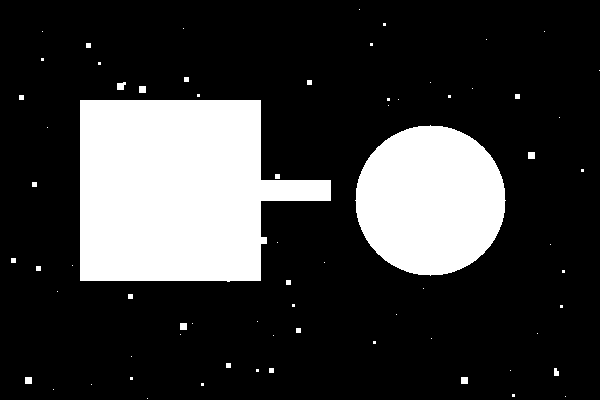
#> input picture Digital_Image_Processing/week13/img/test.png, 600 x 400 px
$ python assignment.py
#> lines starting #> are read from the running program, lines starting #| are printed output that depends on the picture; after the words box and inside, x2 and y2 are one past the last pixel; in counts of white or black regions, pixels touching at a corner belong together
import cv2
import numpy as np
import matplotlib.pyplot as plt


# 커널은 3x3의 모두 1로 채운 형태를 사용하였으며 4회 반복시에 모든 노이즈가 제거됨을 확인할 수 있었음
# 오프닝 1회 시에는 육안으로 차이를 식별할 수 없었으나 반복하는 과정을 시각화 하여 오프닝 연산의 효과를 볼 수 있었음

img = cv2.imread("../img/test.png", cv2.IMREAD_GRAYSCALE)
#> img: shape (400, 600); 22% white; 70 white regions (47 under 20 px), largest, box (x1, y1, x2, y2) and area: (80, 100, 331, 282) 34276, (355, 125, 506, 276) 17665, (117, 82, 126, 90) 56

kernel = np.ones((3, 3), np.uint8)


erosion = cv2.erode(img, kernel, iterations=1)
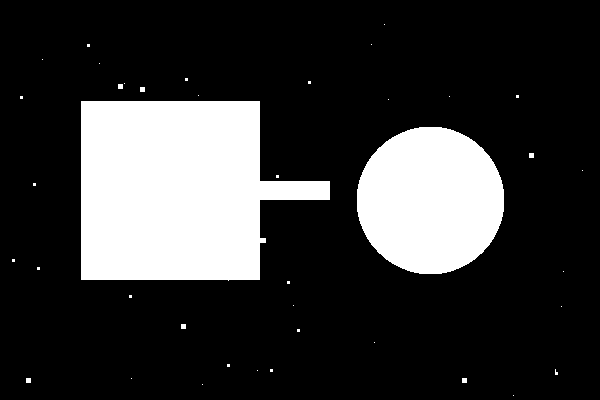
#> erosion: shape (400, 600); 21.2% white; 40 white regions (32 under 20 px), largest, box (x1, y1, x2, y2) and area: (81, 101, 330, 281) 33402, (357, 127, 504, 274) 17069, (118, 84, 123, 89) 25
dilation = cv2.dilate(img, kernel, iterations=1)
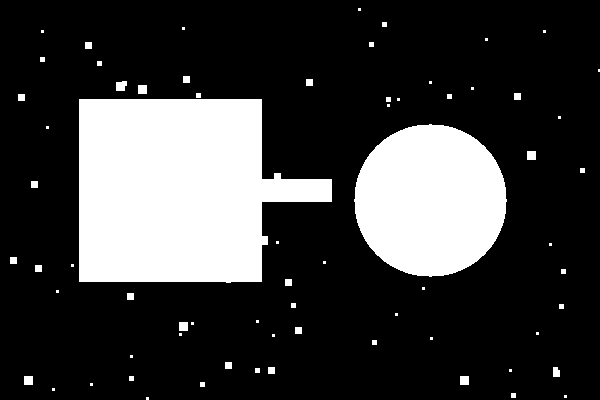
#> dilation: shape (400, 600); 23.1% white; 69 white regions (31 under 20 px), largest, box (x1, y1, x2, y2) and area: (79, 99, 332, 283) 35200, (354, 124, 507, 277) 18273, (116, 81, 127, 91) 94
opening = cv2.morphologyEx(img, cv2.MORPH_OPEN, kernel)
#> opening: shape (400, 600); 22% white; 39 white regions (16 under 20 px), largest, box (x1, y1, x2, y2) and area: (80, 100, 331, 282) 34276, (356, 126, 505, 275) 17661, (117, 82, 126, 90) 56
closing = cv2.morphologyEx(img, cv2.MORPH_CLOSE, kernel)
#> closing: shape (400, 600); 22% white; 69 white regions (47 under 20 px), largest, box (x1, y1, x2, y2) and area: (80, 100, 331, 282) 34306, (355, 125, 506, 276) 17665, (117, 82, 126, 90) 56

plt.figure(figsize=(15, 10))

titles = ['Original', 'Erosion', 'Dilation', 'Opening', 'Closing']
images = [img, erosion, dilation, opening, closing]

for i in range(5):
    plt.subplot(2, 3, i + 1)
    plt.imshow(images[i], cmap='gray')
    plt.title(titles[i], fontsize=14)
    plt.axis('off')

plt.tight_layout()
plt.savefig("result_image1.png", bbox_inches='tight')
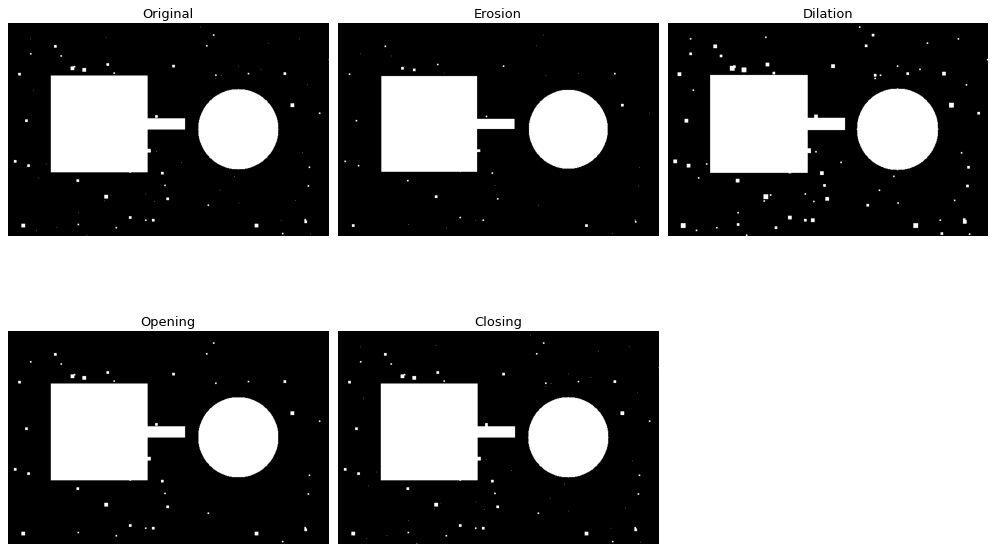
#> figure drawn by matplotlib, 5 panels


opening_it1 = cv2.morphologyEx(img, cv2.MORPH_OPEN, kernel, iterations=1)
opening_it2 = cv2.morphologyEx(img, cv2.MORPH_OPEN, kernel, iterations=2)
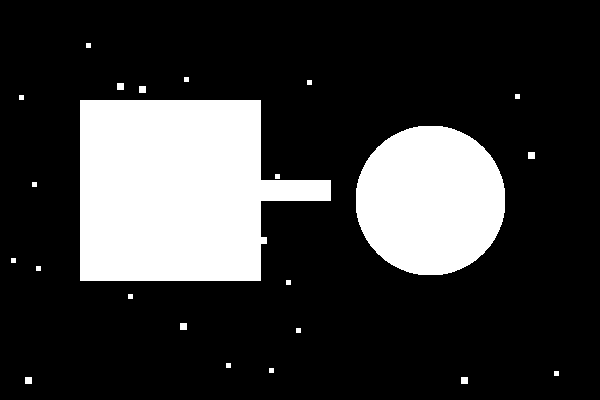
#> opening_it2: shape (400, 600); 21.9% white; 23 white regions, largest, box (x1, y1, x2, y2) and area: (80, 100, 331, 281) 34273, (356, 126, 505, 275) 17661, (117, 83, 124, 90) 49
opening_it3 = cv2.morphologyEx(img, cv2.MORPH_OPEN, kernel, iterations=3)
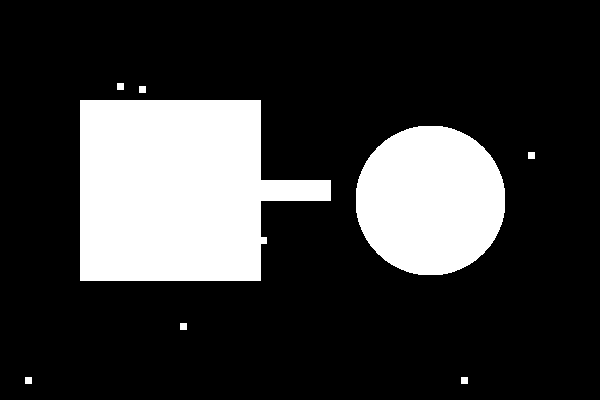
#> opening_it3: shape (400, 600); 21.8% white; 8 white regions, largest, box (x1, y1, x2, y2) and area: (80, 100, 331, 281) 34273, (356, 126, 505, 275) 17661, (117, 83, 124, 90) 49
opening_it4 = cv2.morphologyEx(img, cv2.MORPH_OPEN, kernel, iterations=4)
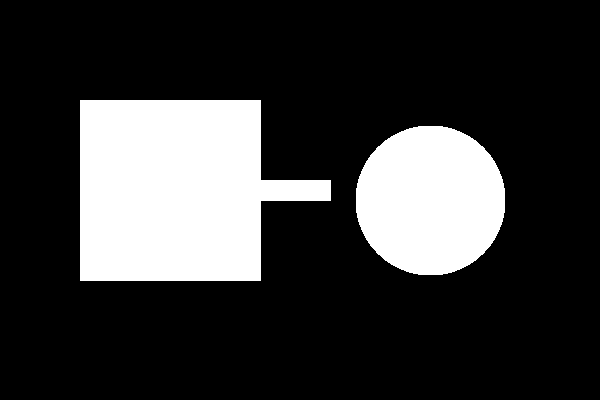
#> opening_it4: shape (400, 600); 21.6% white; 2 white regions, box (x1, y1, x2, y2) and area: (80, 100, 331, 281) 34231, (356, 126, 505, 275) 17661

plt.figure(figsize=(15, 4))

op_titles = ['Opening (it=1)', 'Opening (it=2)', 'Opening (it=3)', 'Opening (it=4)']
op_images = [opening_it1, opening_it2, opening_it3, opening_it4]

for i in range(4):
    plt.subplot(1, 4, i + 1)
    plt.imshow(op_images[i], cmap='gray')
    plt.title(op_titles[i], fontsize=14)
    plt.axis('off')

plt.tight_layout()
plt.suptitle("Result", fontsize=16, y=1.08)
plt.savefig("result_image2.png", bbox_inches='tight')
